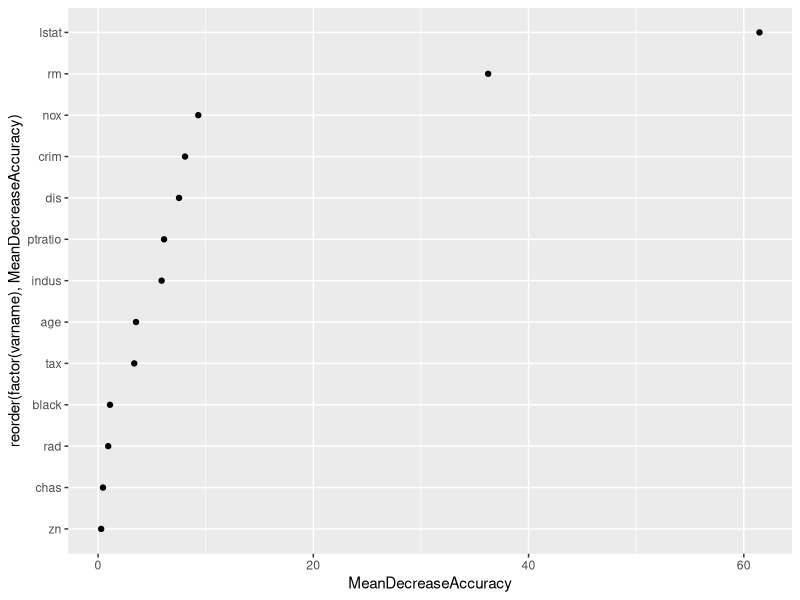
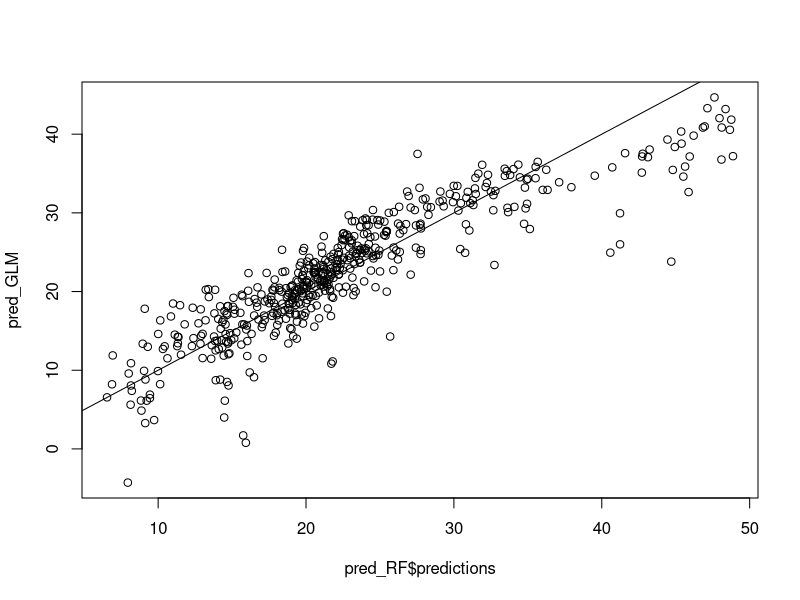
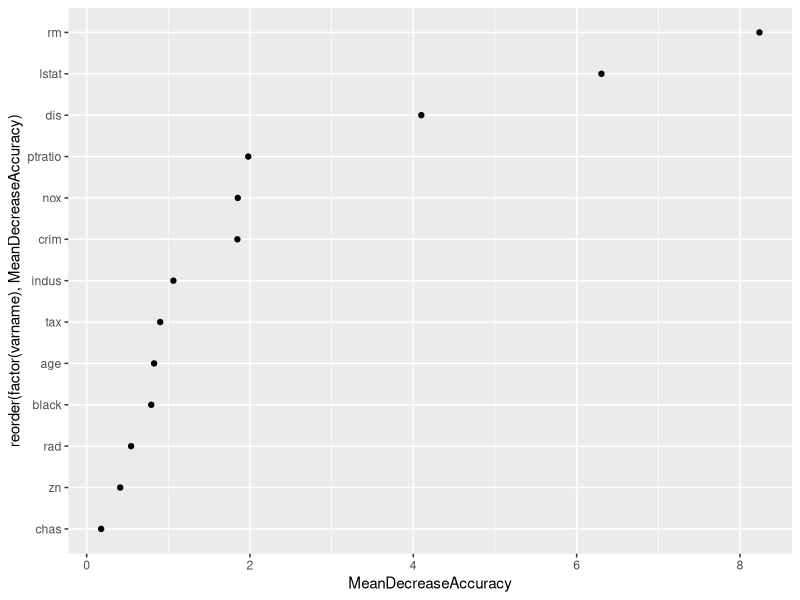
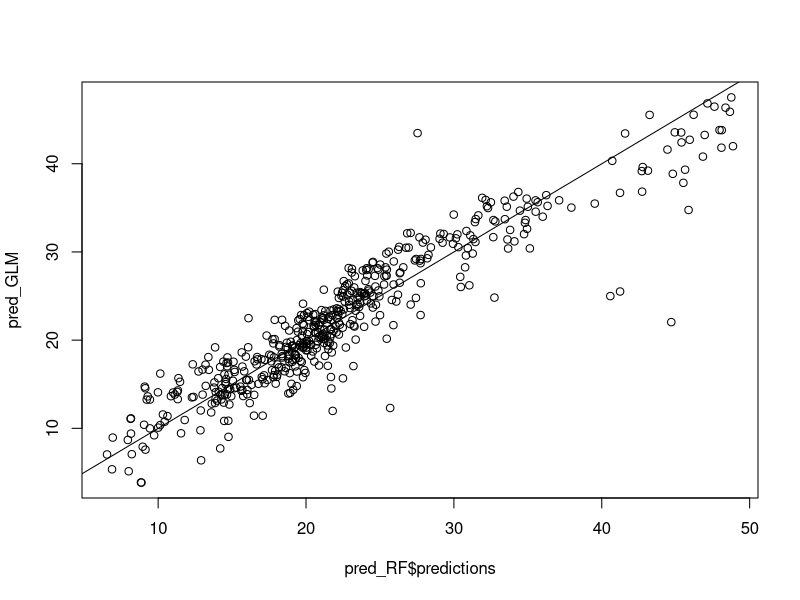
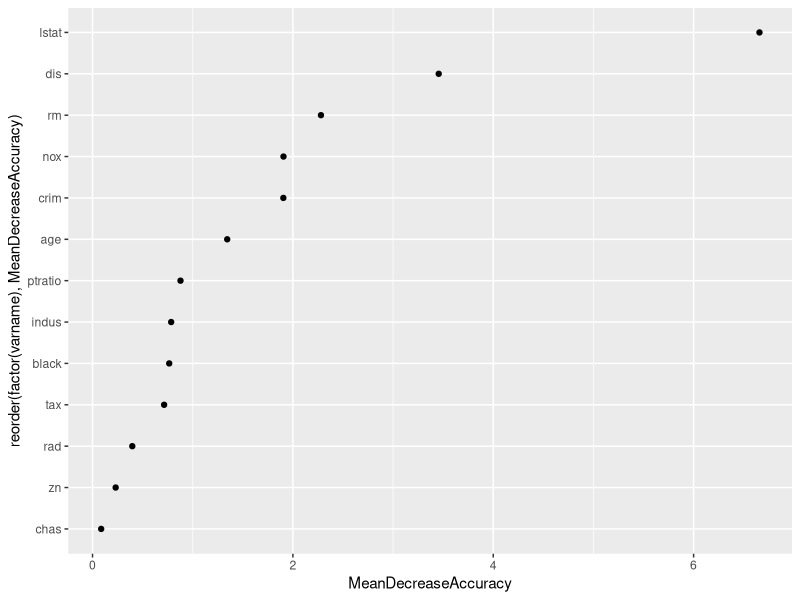
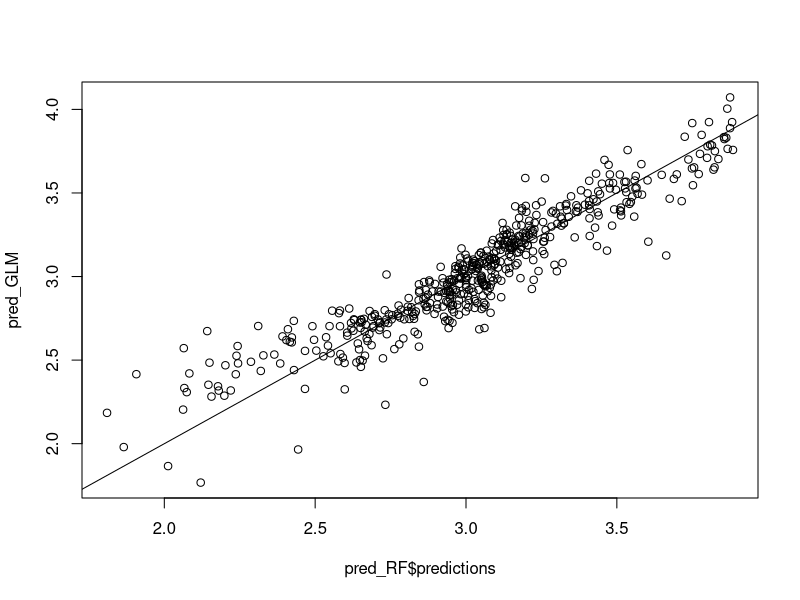
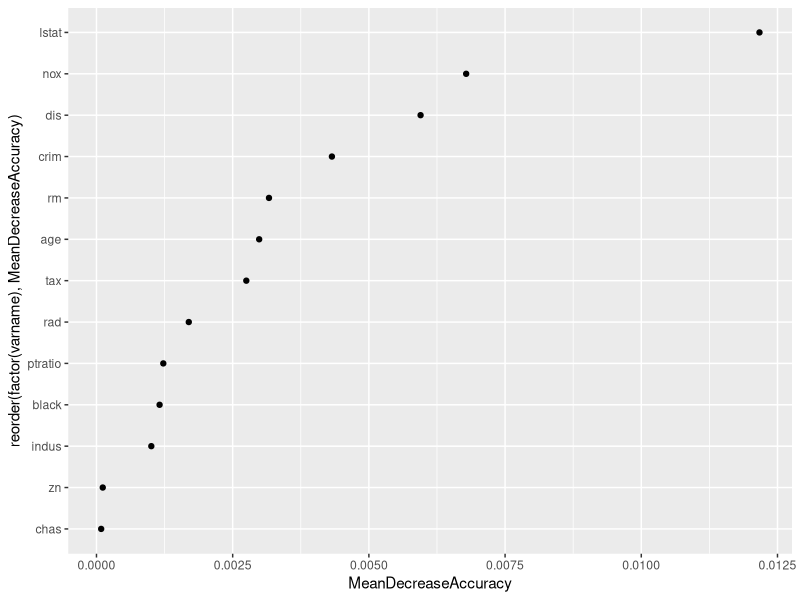
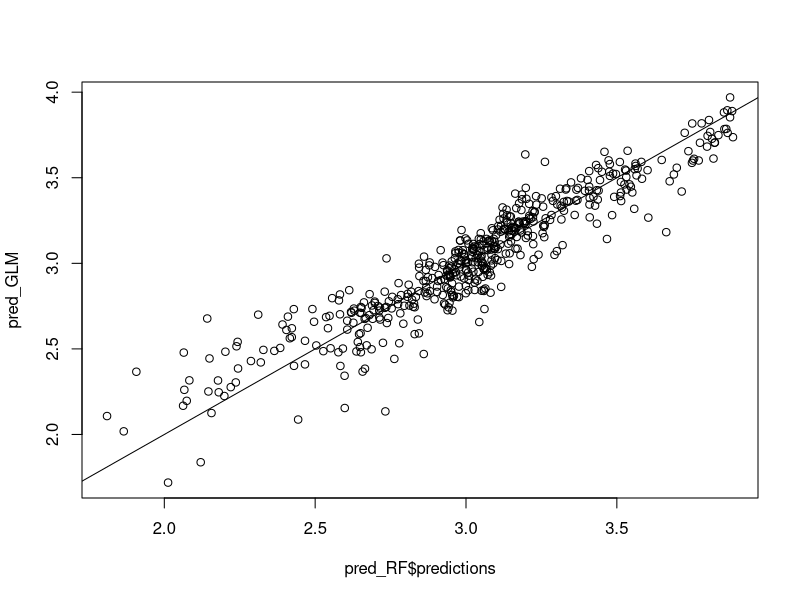

Generate these figures, in order, with R:
## ---- chunk 1
rm(list=ls())
#library(randomForest)
#library(party)
library(ranger)
library(data.table)
library(ggplot2)
library(MASS)

rdunif <- function(n,k) sample(1:k, n, replace = T)
## ---- chunk 2
my_ranger <- ranger(medv ~ ., data = Boston,
                                  importance = "permutation", num.trees = 500,
                                  mtry = 5, replace = TRUE)
  
## ---- chunk 3
myres_tmp <- ranger::importance(my_ranger);
myres <- cbind(names(myres_tmp), myres_tmp,  i = 1)
#my_rownames <- row.names(myres)
myres <- data.table(myres)
setnames(myres, "V1", "varname")
setnames(myres, "myres_tmp", "MeanDecreaseAccuracy")
myres <- myres[, varname := as.factor(varname)]
myres <- myres[, MeanDecreaseAccuracy := as.numeric(MeanDecreaseAccuracy)]
myres <- myres[, i := as.integer(i)]
## ---- chunk 4
ggplot(myres, 
       aes(x = reorder(factor(varname), MeanDecreaseAccuracy), y = MeanDecreaseAccuracy)) + 
  geom_point() + coord_flip()
## ---- chunk 5
my_glm <- glm(medv ~., data = Boston, 
              family = "gaussian")

## ---- chunk 6
pred_RF <- predict(my_ranger, data = Boston)
#pred_RF$predictions
pred_GLM <- predict(my_glm, data = Boston)

plot(pred_RF$predictions, pred_GLM)
abline(0, 1)
## ---- chunk 7
pred_diff <- pred_RF$predictions - pred_GLM

my_ranger_diff <- ranger(Ydiff ~ . - medv, data = data.table(Ydiff = pred_diff, Boston),
                                  importance = "permutation", num.trees = 500,
                                  mtry = 5, replace = TRUE)
my_ranger_diff

## ---- chunk 8
myres_tmp <- ranger::importance(my_ranger_diff)
myres <- cbind(names(myres_tmp), myres_tmp,  i = 1)
#my_rownames <- row.names(myres)
myres <- data.table(myres)
setnames(myres, "V1", "varname")
setnames(myres, "myres_tmp", "MeanDecreaseAccuracy")
myres <- myres[, varname := as.factor(varname)]
myres <- myres[, MeanDecreaseAccuracy := as.numeric(MeanDecreaseAccuracy)]
myres <- myres[, i := as.integer(i)]

## ---- chunk 9
ggplot(myres, 
       aes(x = reorder(factor(varname), MeanDecreaseAccuracy), y = MeanDecreaseAccuracy)) + 
  geom_point() + coord_flip()
## ---- chunk 10
my_glm_int <- glm(medv ~. + rm:lstat, data = Boston, 
              family = "gaussian")
summary(my_glm_int)
## ---- chunk 11

AIC(my_glm)
AIC(my_glm_int)
## ---- chunk 12
pred_RF <- predict(my_ranger, data = Boston)
#pred_RF$predictions
pred_GLM <- predict(my_glm_int, data = Boston)

plot(pred_RF$predictions, pred_GLM)
abline(0, 1)
## ---- chunk 13
pred_diff <- pred_RF$predictions - pred_GLM

my_ranger_diff2 <- ranger(Ydiff ~ . - medv, data = data.table(Ydiff = pred_diff, Boston),
                                  importance = "permutation", num.trees = 500,
                                  mtry = 5, replace = TRUE)
my_ranger_diff2

## ---- chunk 14
myres_tmp <- ranger::importance(my_ranger_diff2)
myres <- cbind(names(myres_tmp), myres_tmp,  i = 1)
#my_rownames <- row.names(myres)
myres <- data.table(myres)
setnames(myres, "V1", "varname")
setnames(myres, "myres_tmp", "MeanDecreaseAccuracy")
myres <- myres[, varname := as.factor(varname)]
myres <- myres[, MeanDecreaseAccuracy := as.numeric(MeanDecreaseAccuracy)]
myres <- myres[, i := as.integer(i)]

## ---- chunk 15
ggplot(myres, 
       aes(x = reorder(factor(varname), MeanDecreaseAccuracy), y = MeanDecreaseAccuracy)) + 
  geom_point() + coord_flip()
## ---- chunk 16
my_glm_int2 <- glm(medv ~. + rm:lstat + lstat:dis, data = Boston, 
              family = "gaussian")
summary(my_glm_int2)
AIC(my_glm_int2)
AIC(my_glm_int)
## ---- chunk 17
# Harrison and Rubinfeld (1978) model
my_glm_hr <- glm(log(medv) ~ I(rm^2) + age + log(dis) + log(rad) + tax + ptratio + 
                     black + I(black^2) + log(lstat) + crim + zn + indus + chas + I(nox^2), data = Boston, 
              family = "gaussian")

summary(my_glm_hr)

my_ranger_log <- ranger(log(medv) ~ ., data = Boston,
                                  importance = "permutation", num.trees = 500,
                                  mtry = 5, replace = TRUE)
  

## ---- chunk 18
pred_RF <- predict(my_ranger_log, data = Boston)
#pred_RF$predictions
pred_GLM <- predict(my_glm_hr, data = Boston)

plot(pred_RF$predictions, pred_GLM)
abline(0, 1)
## ---- chunk 19
pred_diff <- pred_RF$predictions - pred_GLM

my_ranger_log_diff <- ranger(Ydiff ~ . - medv, data = data.table(Ydiff = pred_diff, Boston),
                                  importance = "permutation", num.trees = 500,
                                  mtry = 5, replace = TRUE)
my_ranger_log_diff

## ---- chunk 20
myres_tmp <- ranger::importance(my_ranger_log_diff)
myres <- cbind(names(myres_tmp), myres_tmp,  i = 1)
#my_rownames <- row.names(myres)
myres <- data.table(myres)
setnames(myres, "V1", "varname")
setnames(myres, "myres_tmp", "MeanDecreaseAccuracy")
myres <- myres[, varname := as.factor(varname)]
myres <- myres[, MeanDecreaseAccuracy := as.numeric(MeanDecreaseAccuracy)]
myres <- myres[, i := as.integer(i)]

## ---- chunk 21
ggplot(myres, 
       aes(x = reorder(factor(varname), MeanDecreaseAccuracy), y = MeanDecreaseAccuracy)) + 
  geom_point() + coord_flip()
## ---- chunk 22
my_glm_hr_int <- glm(log(medv) ~ I(rm^2) + age + log(dis) + log(rad) + tax + ptratio + 
                     black + I(black^2) + log(lstat) + crim + zn + indus + chas + I(nox^2) +
                   lstat:nox, data = Boston, 
              family = "gaussian")
summary(my_glm_hr_int)
AIC(my_glm_hr)
AIC(my_glm_hr_int)
## ---- chunk 23
pred_RF <- predict(my_ranger_log, data = Boston)
#pred_RF$predictions
pred_GLM <- predict(my_glm_hr_int, data = Boston)

plot(pred_RF$predictions, pred_GLM)
abline(0, 1)
## ---- chunk 24
pred_diff <- pred_RF$predictions - pred_GLM

my_ranger_log_diff2 <- ranger(Ydiff ~ . - medv, data = data.table(Ydiff = pred_diff, Boston),
                                  importance = "permutation", num.trees = 500,
                                  mtry = 5, replace = TRUE)
my_ranger_log_diff2

## ---- chunk 25
myres_tmp <- ranger::importance(my_ranger_log_diff2)
myres <- cbind(names(myres_tmp), myres_tmp,  i = 1)
#my_rownames <- row.names(myres)
myres <- data.table(myres)
setnames(myres, "V1", "varname")
setnames(myres, "myres_tmp", "MeanDecreaseAccuracy")
myres <- myres[, varname := as.factor(varname)]
myres <- myres[, MeanDecreaseAccuracy := as.numeric(MeanDecreaseAccuracy)]
myres <- myres[, i := as.integer(i)]

## ---- chunk 26
ggplot(myres, 
       aes(x = reorder(factor(varname), MeanDecreaseAccuracy), y = MeanDecreaseAccuracy)) + 
  geom_point() + coord_flip()
## ---- chunk 27
my_glm_hr_int2 <- glm(log(medv) ~ I(rm^2) + age + log(dis) + log(rad) + tax + ptratio + 
                     black + I(black^2) + log(lstat) + crim + zn + indus + chas + I(nox^2) +
                   lstat:nox + lstat:dis, data = Boston, 
              family = "gaussian")
summary(my_glm_hr_int2)
AIC(my_glm_hr_int2)
AIC(my_glm_hr_int)
